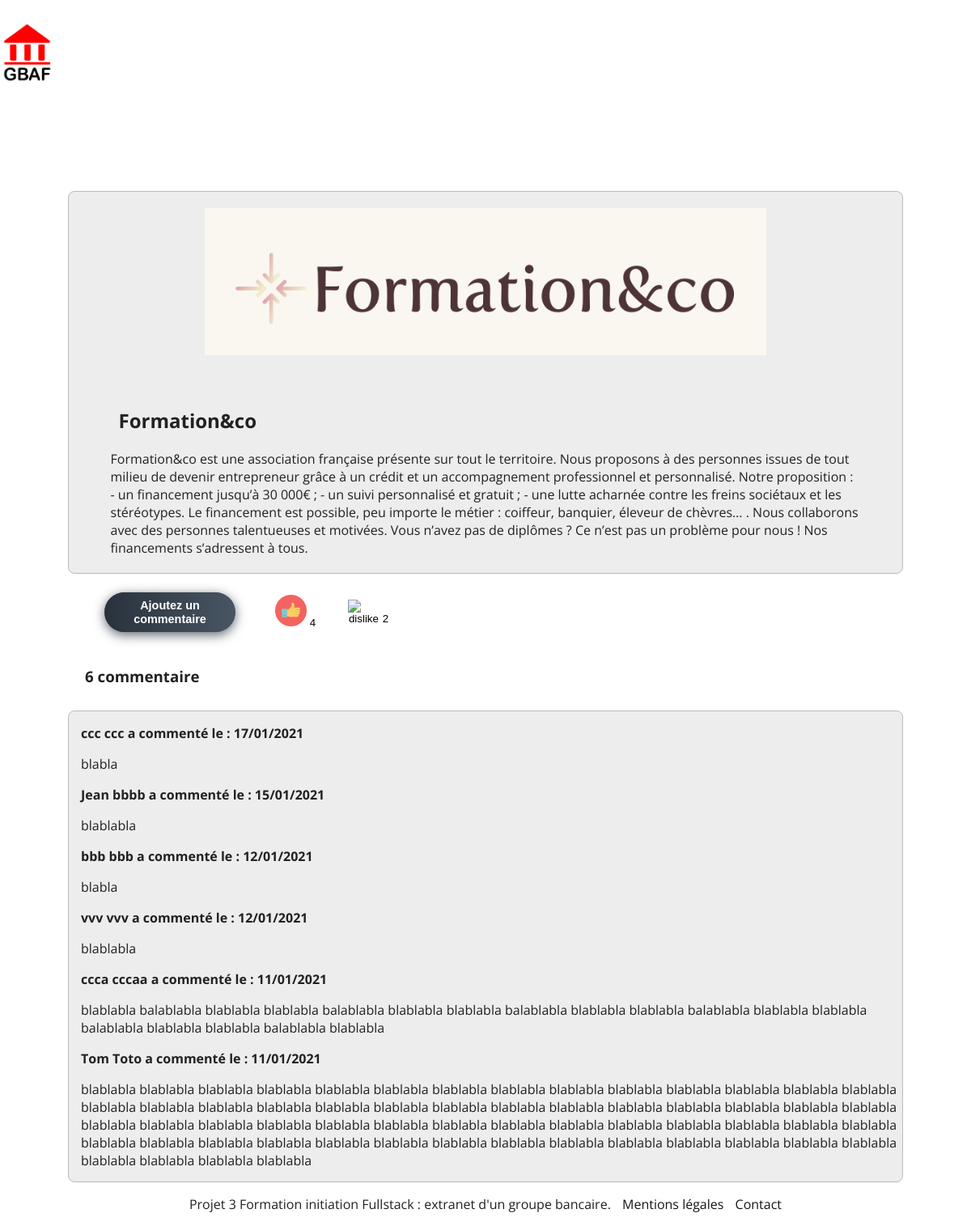
Screenshot of /page_acteur.php?id=1 with the database file from the repository.
### tables this page shows
CREATE TABLE `acteur` (
  `id_acteur` int(11) NOT NULL,
  `acteur` varchar(255) NOT NULL,
  `description` text NOT NULL,
  `logo` varchar(255) NOT NULL
);

CREATE TABLE `commentaires` (
  `id_commentaire` int(11) NOT NULL,
  `user_id` int(11) NOT NULL,
  `acteur_id` int(11) NOT NULL,
  `date_ajout` date NOT NULL,
  `commentaire` text NOT NULL
);

CREATE TABLE `compte` (
  `id_user` int(11) NOT NULL,
  `nom` varchar(55) NOT NULL,
  `prenom` varchar(55) NOT NULL,
  `username` varchar(255) NOT NULL,
  `password` varchar(255) NOT NULL,
  `question` varchar(255) NOT NULL,
  `reponse` varchar(255) NOT NULL
);

### page_acteur.php (the view, shortened to what this page needs)
<?php
require_once("Commun/header.php");
if(isset($_GET['id']) && !empty($_GET['id'])) {
    $getId = ($_GET['id']);
    $stmt = $bdd->prepare('SELECT * FROM acteur WHERE id_acteur = :id_acteur');
    $stmt->bindValue(':id_acteur', $getId, PDO::PARAM_INT);
    $stmt->execute();
}
if($stmt->rowCount() == 1) {
    $result = $stmt->fetch();
    $nom = $result['acteur'];
    $description = $result['description'];
    $logo = $result['logo'];
}
?>
        <div class="aff_don">
            <div id="connect">
                <div class="contain_logo">
                    <img class="img_logo"  src="<?php echo $logo; ?>" alt="logo de l'acteur"/> <br/><br/>
                </div>
                <div class="contain_donnees">
                    <?php
                        echo '<h2>' . $nom . '</h2>';
                        echo $description;
                    ?>
                </div>
            </div>
        </div>
            <div>
                <div>
                    <div class="like_dislike">
                        <button  class="btn_connexion buttons btn-hover color-8" onclick= "window.location.href ='commentaire_PDO.php?id=<?= $getId?>';"> Ajoutez un commentaire </button>
<?php
if($stmt->rowCount() == 1) {
$stmt = $bdd->prepare('SELECT id_like FROM likes WHERE acteur_id = :id_acteur');
$stmt->bindValue(':id_acteur', $getId, PDO::PARAM_INT);
$stmt->execute();
$likes = $stmt->rowCount();
$stmt = $bdd->prepare('SELECT id_dislike FROM dislikes WHERE acteur_id = :id_acteur');
$stmt->bindValue(':id_acteur', $getId, PDO::PARAM_INT);
$stmt->execute();
$dislikes = $stmt->rowCount();
}
?>
                        <div class="like">
                        <button class="btn_like" name="vote" value="like" onclick= "window.location.href='like_dislike_PDO.php?vote=1&id=<?= $getId; ?>';" title="J'aime">
                        <img class="icon" src="Images/like_icon.png" alt="like">
                        <?= $likes ?>
                        </button>
                        <div class="dislike">
                        <button class="btn_like"  name="vote" value="dislike" onclick= "window.location.href='like_dislike_PDO.php?vote=2&id=<?= $getId; ?>';" title="Je n'aime pas">
                        <img class="icon" src="Images/dislike-icon.png" alt="dislike">
                        <?= $dislikes ?>
                        </button>
                        </div>
                        </div>
                    </div>
                    <?php
                    $stmt = $bdd->prepare('SELECT COUNT(commentaire) as Cc FROM commentaires WHERE acteur_id =:id_acteur');
                    $stmt->bindValue(':id_acteur', $getId, PDO::PARAM_INT);
                    $stmt->execute();
                    while($result = $stmt->fetch()) {
                        echo  '<h3 style="font-weight: bold; margin-left: 105px;">' . $result['Cc'] .  ' commentaire</h3>';
                    }
                    ?>
                </div>
            </div>
            <div class="connect">
                <?php
                    $stmt = $bdd->prepare('SELECT commentaires.id_commentaire, commentaires.user_id, compte.prenom, compte.nom, commentaires.commentaire,
                    DATE_FORMAT(date_ajout, \'%d/%m/%Y \') AS date_commentaire
                    FROM commentaires INNER JOIN compte ON commentaires.user_id = compte.id_user
                    WHERE acteur_id = :id_acteur ORDER BY date_ajout DESC');
                    $stmt->bindValue(':id_acteur', $getId, PDO::PARAM_INT);
                    $stmt->execute();
                while ($result = $stmt->fetch()) {
                ?>
                <p class="p_pnd"><?= $result['prenom']; ?> <?= $result['nom']; ?> a commenté le : <?= $result['date_commentaire']; ?> </p>
                <p class="p_c" ><?= $result['commentaire']; ?></p>
                <?php
                }
                ?>
            </div>
<?php
include('Commun/footer.php');
?>

### CSS/main2.css (style rules this page uses)
* { box-sizing: border-box; }
body { margin: auto; font-family: 'Open Sans',sans-serif; color: #212121; }
h3 { margin-bottom: 30px; }
#connect { margin:0 7%; border-radius: 8px; border: solid 1px #bababa; background: #ededed; }
#connect label, h2, h3, a { margin-left: 10px; }
.connect { margin:0 7%; border-radius: 8px; border: solid 1px #bababa; background: #ededed; }
.connect label, h2, h3, a { margin-left: 10px; }
.aff_don, .inscription, .param_ut { margin-top: 80px; }
.like_dislike { display: flex; margin-left: 100px; }
.like { display: flex; }
.dislike { display: flex; }
.btn_like { border: none; width: 90px; background-color: white; outline: none; }
.p_pnd { margin-left: 15px; font-weight: bold; }
.p_c { margin-left: 15px; margin-bottom: 15px; }
.icon { max-width: 50%; }
.img_logo { display:block; text-align:center; max-width: 90%; height:182px; margin-top:20px; margin-left:auto; margin-right:auto; }
.contain_donnees { display:block; max-width: 90%; margin: 20px auto; }
.btn_connexion { cursor: pointer; background-color: #d5d5d5; padding: 0.6rem 1rem; border-radius: 7px; transform: scale(0.9); max-width: 80%; transition: transform 400ms; margin-top: 20px; margin-left: 10px; font-size: 16px; outline: none; }
.buttons { margin: 10%; text-align: center; }
.btn-hover { width: 180px; font-size: 16px; font-weight: 600; color: #fff; cursor: pointer; margin: 20px; height: 55px; text-align:center; border: none; background-size: 300% 100%; border-radius: 50px; transition: all .4s ease-in-out; }
.btn-hover.color-8 { background-image: linear-gradient(to right, #29323c, #485563, #2b5876, #4e4376); box-shadow: 0 4px 15px 0 rgba(45, 54, 65, 0.75); }

### rows the page displays
acteur: logo (picture), acteur "Formation&co", description "Formation&co est une association française présente sur tout le territoire. Nous proposons à des personnes issues de tout milieu de devenir entrepreneur grâce à un crédit et un accompagnement professionnel et personnalisé. Notre proposition : - un financement jusqu’à 30 000€ ; - un suivi personnalisé et gratuit ; - une lutte acharnée contre les freins sociétaux et les stéréotypes. Le financement est possible, peu importe le métier : coiffeur, banquier, éleveur de chèvres… . Nous collaborons avec des personnes talentueuses et motivées. Vous n’avez pas de diplômes ? Ce n’est pas un problème pour nous ! Nos financements s’adressent à tous."
commentaires: user.prenom "ccc", user.nom "ccc", date_commentaire "17/01/2021", commentaire "blabla"
commentaires: user.prenom "Jean", user.nom "bbbb", date_commentaire "15/01/2021", commentaire "blablabla"
commentaires: user.prenom "bbb", user.nom "bbb", date_commentaire "12/01/2021", commentaire "blabla"
commentaires: user.prenom "vvv", user.nom "vvv", date_commentaire "12/01/2021", commentaire "blablabla"
commentaires: user.prenom "ccca", user.nom "cccaa", date_commentaire "11/01/2021", commentaire "blablabla balablabla blablabla blablabla balablabla blablabla blablabla balablabla blablabla blablabla balablabla blablabla blablabla balablabla blablabla blablabla balablabla blablabla"
commentaires: user.prenom "Tom", user.nom "Toto", date_commentaire "11/01/2021", commentaire "blablabla blablabla blablabla blablabla blablabla blablabla blablabla blablabla blablabla blablabla blablabla blablabla blablabla blablabla blablabla blablabla blablabla blablabla blablabla blablabla blablabla blablabla blablabla blablabla blablabla blablabla blablabla blablabla blablabla blablabla blablabla blablabla blablabla blablabla blablabla blablabla blablabla blablabla blablabla blablabla blablabla blablabla blablabla blablabla blablabla blablabla blablabla blablabla blablabla blablabla blablabla blablabla blablabla blablabla blablabla blablabla blablabla blablabla blablabla blablabla"

### other values shown
$likes "4"
$dislikes "2"
$result['Cc'] "6"
